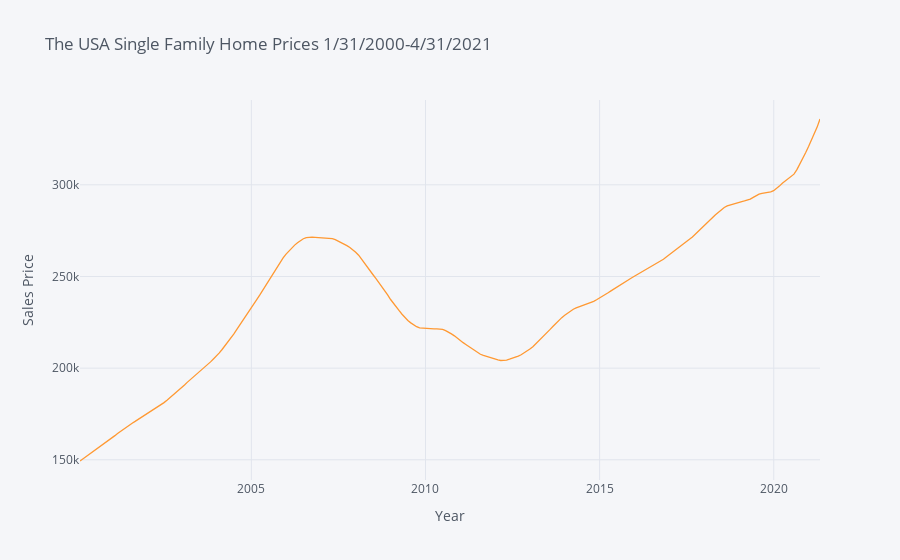

Notebook cell for this chart:
### Code cell
usa_price.iplot(title="The USA Single Family Home Prices 1/31/2000-4/31/2021",
                    xTitle="Year",
                    yTitle="Sales Price",
                    shape=(12,1)
                    )

### Figure 1 — Plotly figure (JSON) as saved in the notebook; plotly's stock layout.template omitted (floating-point values rounded to 4 significant figures; data arrays with more than 128 entries replaced by an {"elided": "..."} marker saying what was removed)
{"data": [{"line": {"color": "rgba(255, 153, 51, 1.0)", "dash": "solid", "shape": "linear", "width": 1.3}, "mode": "lines", "name": "Average Price", "text": "", "type": "scatter", "x": {"elided": "256 str values"}, "y": {"elided": "256 float values"}}], "layout": {"legend": {"bgcolor": "#F5F6F9", "font": {"color": "#4D5663"}}, "paper_bgcolor": "#F5F6F9", "plot_bgcolor": "#F5F6F9", "title": {"font": {"color": "#4D5663"}, "text": "The USA Single Family Home Prices 1/31/2000-4/31/2021"}, "xaxis": {"gridcolor": "#E1E5ED", "showgrid": true, "tickfont": {"color": "#4D5663"}, "title": {"font": {"color": "#4D5663"}, "text": "Year"}, "zerolinecolor": "#E1E5ED"}, "yaxis": {"gridcolor": "#E1E5ED", "showgrid": true, "tickfont": {"color": "#4D5663"}, "title": {"font": {"color": "#4D5663"}, "text": "Sales Price"}, "zerolinecolor": "#E1E5ED"}}}
